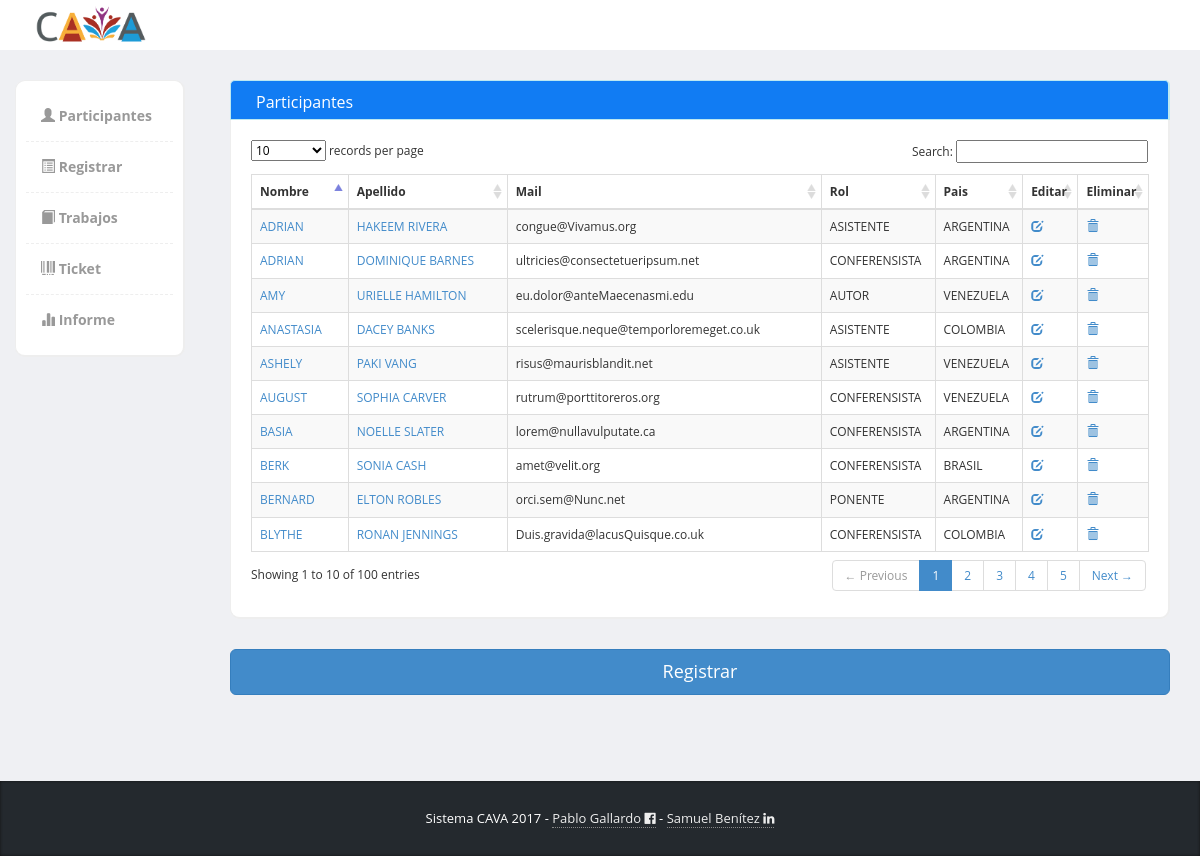
Before: / with the older database file.
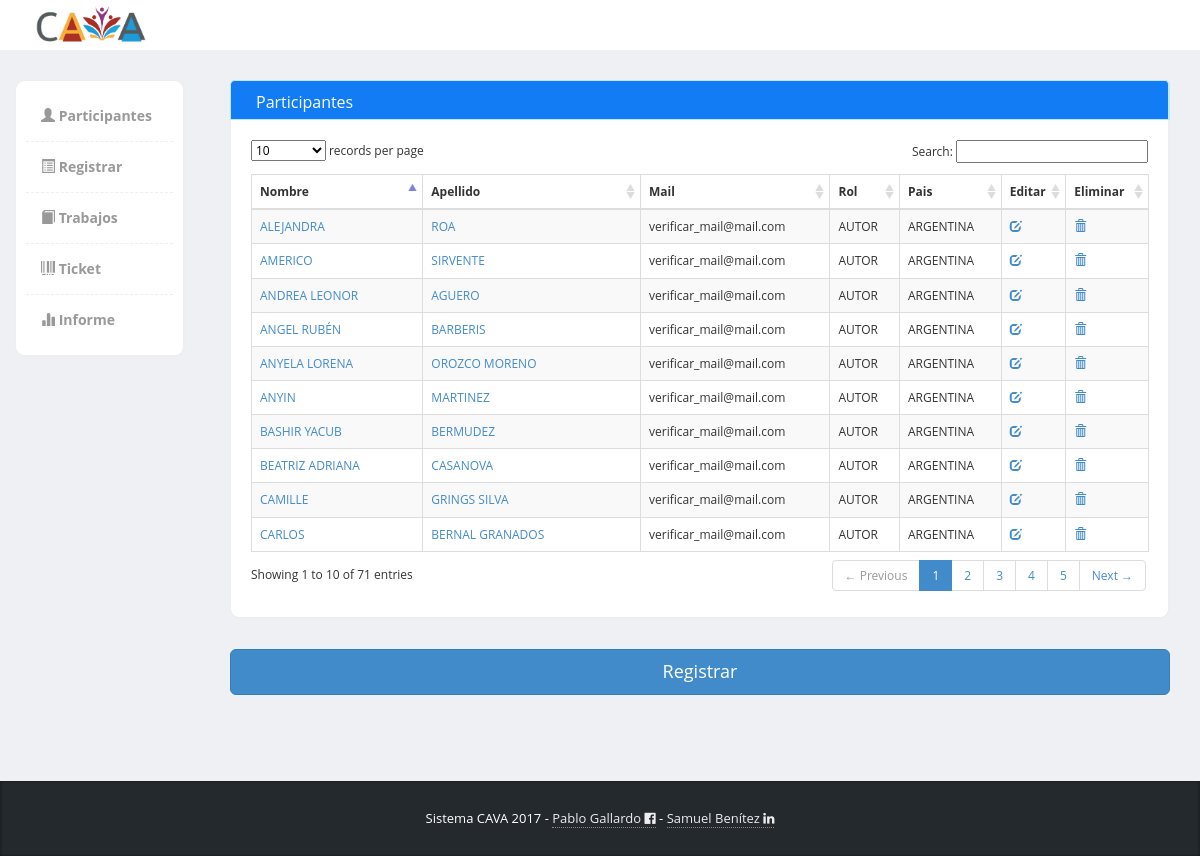
After: the same page with the newer database file.
### tables this page shows
CREATE TABLE `personas` (
  `id_persona` int(11) NOT NULL,
  `nombre` varchar(64) NOT NULL,
  `apellido` varchar(64) NOT NULL,
  `mail` varchar(100) NOT NULL,
  `id_rol` int(11) NOT NULL,
  `id_pais` int(11) NOT NULL
);

CREATE TABLE `rol` (
  `id_rol` int(11) NOT NULL,
  `rol` varchar(24) NOT NULL
);

CREATE TABLE `pais` (
  `id_pais` int(11) NOT NULL,
  `pais` varchar(32) NOT NULL
);

### application/controllers/participantes.php (called while the page is built, shortened)
<?php
class Participantes extends CI_Controller {
	public function __construct(){
		$this->load->model('personas_model');
	}
	public function index()
	{
		$this->load->view('commons/header_menu_view');
		$data['personas'] = $this->personas_model->get();
		$this->load->view('participantes_view',$data);
		$this->load->view('commons/footer_view');
	}
}

### index.php (called while the page is built, shortened)
<?php
require_once BASEPATH.'core/CodeIgniter.php';

### application/models/personas_model.php (called while the page is built, shortened)
<?php
class personas_model extends CI_model {
	function get($condition = null){
		$this->db->select('*');
		$this->db->from('personas p');
		$this->db->join('rol r', 'p.id_rol = r.id_rol');
		$this->db->join('pais pa', 'p.id_pais = pa.id_pais');
		$this->db->order_by('nombre');
		$query = $this->db->get();
		return $query->result();
	}
}

### application/views/participantes_view.php (the view, shortened to what this page needs)
<div class="col-md-12 panel-info">
			  			<div class="content-box-header panel-heading">
		  					<div class="panel-title ">Participantes</div>
			  			</div>
			  			<div class="content-box-large box-with-header">
			  				<table cellpadding="0" cellspacing="0" border="0" class="table table-striped table-bordered" id="example">
								<thead>
									<tr>
										<th>Nombre</th>
										<th>Apellido</th>
										<th>Mail</th>
										<th>Rol</th>
										<th>Pais</th>
										<th>Editar</th>
										<th>Eliminar</th>
									</tr>
								</thead>
								<tbody>
									<?php foreach ($personas as $persona):?>
									<tr class="odd gradeX">
										<td><a href="<?=base_url('bono')?><?='/pagos/'.$persona->id_persona?>"><?=strtoupper($persona->nombre)?></a></td>
										<td><a href="<?=base_url('bono')?><?='/pagos/'.$persona->id_persona?>"><?=strtoupper($persona->apellido)?></a></td>
										<td><?=$persona->mail?></td>
										<td class="center"><?=$persona->rol?></td>
										<td class="center"><?=$persona->pais?></td>
										<td class="center"><a href="<?=base_url('registro')?><?='/modificar/'.$persona->id_persona?>" title="modificar a <?=$persona->apellido?>, <?=$persona->nombre?>"><span class="glyphicon glyphicon-edit"></span></a></td>
										<td class="center"><a href="<?=base_url('registro')?><?='/eliminar/'.$persona->id_persona?>" class="eliminar" title="eliminar a <?=$persona->apellido?>, <?=$persona->nombre?>"><span class="glyphicon glyphicon-trash"></span></a></td>
									</tr>
									<?php endforeach; ?>
								</tbody>
							</table>
						</div>
						<div class="row">
							<div class="col-md-12">
								<a href="<?=base_url('registro')?>" class="btn btn-lg btn-block btn-primary">Registrar</a>
							</div>
						</div>
</div>

### application/views/commons/header_menu_view.php (shortened to what this page needs)
<!DOCTYPE html>
<html lang="es">
  <head>
    <link href="<?=base_url('assets/template/')?>bootstrap/css/bootstrap.min.css" rel="stylesheet">
    <link href="<?=base_url('assets/template/')?>css/styles.css" rel="stylesheet">
    <link href="<?=base_url('assets/font-awesome/')?>css/font-awesome.min.css" rel="stylesheet">
  </head>
  <body>
  	<div class="header">
	     <div class="container">
	        <div class="row">
	           <div class="col-md-5">
	              <div class="logo">
	                 <a href="<?=base_url('participantes')?>"><img class="headerimg" src="<?=base_url('docs/logocava.png')?>" width="27%" height="27%" alt="CAVA"></a>
	              </div>
	           </div>
	           <div class="col-md-2">
	              <div class="navbar navbar-inverse" role="banner">
	              </div>
	           </div>
	        </div>
	     </div>
	</div>
    <div class="page-content">
    	<div class="row">
	    	<div class="col-md-2">
			  	<div class="sidebar content-box" style="display: block;">
	                <ul class="nav">
	                    <li><a href="<?=base_url('participantes')?>"><span class="glyphicon glyphicon-user"></span> Participantes</a></li>
	                    <li><a href="<?=base_url('registro')?>"><span class="glyphicon glyphicon-list-alt"></span> Registrar</a></li>
	                    <li><a href="<?=base_url('trabajos')?>"><span class="glyphicon glyphicon-book"></span> Trabajos</a></li>
	                    <li><a href="<?=base_url('ticket')?>"><span class="glyphicon glyphicon-barcode"></span> Ticket</a></li>
	                    <li><a href="<?=base_url('ticket')?>"><span class="glyphicon glyphicon-stats"></span> Informe</a></li>
	                </ul>
	             </div>
			  </div>
			  <div class="col-md-10">

### application/views/commons/footer_view.php (shortened to what this page needs)
      </div>
    </div>
  </div>
  <br>
  <br>
  <br>
  <br>
  <br>
    <footer>
         <div class="container">
            <div class="copy text-center">
               Sistema CAVA 2017 - <a href='http://www.facebook.com' target="_blank">Pablo Gallardo <i class="fa fa-facebook-official" aria-hidden="true"></i></a> -
               <a target="_blank" href="https://www.linkedin.com/in/samuel-benitez-877657127/">Samuel Benítez <i class="fa fa-linkedin" aria-hidden="true"></i></a>
            </div>
         </div>
    </footer>
     <link href="<?=base_url('assets/template/')?>vendors/datatables/dataTables.bootstrap.css" rel="stylesheet" media="screen">
  </body>
</html>

### assets/template/css/styles.css (style rules this page uses)
.header { background-color: #ffffff !important; }
.panel-info>.panel-heading { color: #ffffff; background-color: #117cf3; border-color: #bce8f1; }
footer { background-color: #24292e !important; }
body { font-family: 'Open Sans', sans-serif; background-color: #f7f7f7; position: relative; margin: 0px; font-size: 12px; padding: 0px; }
.page-content > .row { margin-left: 0px !important; margin-right: 0px !important; margin-top: 30px; }
footer { background-color:#2c3742; box-shadow:inset 0px 0px 3px #111; color:#fff; font-size:14px; line-height:25px; padding:10px 0px 10px 0px; bottom: 0px; }
footer a { color:#eee; text-decoration:none; border-bottom:1px dotted #888; }
footer .copy { font-size:13px; margin:15px 0px; }
.header { height:50px; background-color: #2c3742; }
.header .navbar { background:none !important; border:0px !important; }
.content-box, .content-box-large { margin-bottom:30px; background:#fff; border-radius:10px; padding:10px; border-left:1px solid #eee; border-top:1px solid #eee; border-right:2px solid #eee; border-bottom:2px solid #eee; }
.content-box-large { padding: 20px; }
.box-with-header { border-top: none; border-top-left-radius:0px; border-top-right-radius:0px; }
.content-box-header { min-height: 40px; font-size: 16px; background:#f5f5f5; border-top-left-radius:5px; border-top-right-radius:5px; padding:10px; border-left:1px solid #eee; border-top:1px solid #eee; border-right:2px solid #eee; }
.content-box-header:after { clear:both; }
.sidebar ul.nav, .sidebar ul.nav ul { list-style: none; padding: 0px; margin: 0px; }
.sidebar .nav > li { margin: 0; border-bottom:1px dashed #eee; }
.sidebar .nav > li:last-child { border-bottom:0px; }
.sidebar .nav > li > a { font-size: 14px; line-height: 20px; padding: 15px 15px; color: #999; display: block; font-weight:bold; background:none; text-decoration: none; border-top:0px; font-weight:bold; }
body { background-color: #eff0f3; }
.panel-heading>.panel-title, .content-box-header .panel-title { float: left; padding: 10px 15px; padding-top: 0px; }

Changed rows visible on the page:
removed personas: nombre "ADRIAN", apellido "HAKEEM RIVERA", mail "congue@Vivamus.org", id_rol.rol "ASISTENTE", id_pais.pais "ARGENTINA"
removed personas: nombre "ADRIAN", apellido "DOMINIQUE BARNES", mail "ultricies@consectetueripsum.net", id_rol.rol "CONFERENSISTA", id_pais.pais "ARGENTINA"
removed personas: nombre "AMY", apellido "URIELLE HAMILTON", mail "eu.dolor@anteMaecenasmi.edu", id_rol.rol "AUTOR", id_pais.pais "VENEZUELA"
removed personas: nombre "ANASTASIA", apellido "DACEY BANKS", mail "scelerisque.neque@temporloremeget.co.uk", id_rol.rol "ASISTENTE", id_pais.pais "COLOMBIA"
removed personas: nombre "ASHELY", apellido "PAKI VANG", mail "risus@maurisblandit.net", id_rol.rol "ASISTENTE", id_pais.pais "VENEZUELA"
removed personas: nombre "AUGUST", apellido "SOPHIA CARVER", mail "rutrum@porttitoreros.org", id_rol.rol "CONFERENSISTA", id_pais.pais "VENEZUELA"
removed personas: nombre "BASIA", apellido "NOELLE SLATER", mail "lorem@nullavulputate.ca", id_rol.rol "CONFERENSISTA", id_pais.pais "ARGENTINA"
removed personas: nombre "BERK", apellido "SONIA CASH", mail "amet@velit.org", id_rol.rol "CONFERENSISTA", id_pais.pais "BRASIL"
removed personas: nombre "BERNARD", apellido "ELTON ROBLES", mail "orci.sem@Nunc.net", id_rol.rol "PONENTE", id_pais.pais "ARGENTINA"
removed personas: nombre "BLYTHE", apellido "RONAN JENNINGS", mail "Duis.gravida@lacusQuisque.co.uk", id_rol.rol "CONFERENSISTA", id_pais.pais "COLOMBIA"
added personas: nombre "ALEJANDRA", apellido "ROA", mail "verificar_mail@mail.com", id_rol.rol "AUTOR", id_pais.pais "ARGENTINA"
added personas: nombre "AMERICO", apellido "SIRVENTE", mail "verificar_mail@mail.com", id_rol.rol "AUTOR", id_pais.pais "ARGENTINA"
added personas: nombre "ANDREA LEONOR", apellido "AGUERO", mail "verificar_mail@mail.com", id_rol.rol "AUTOR", id_pais.pais "ARGENTINA"
added personas: nombre "ANGEL RUBÉN", apellido "BARBERIS", mail "verificar_mail@mail.com", id_rol.rol "AUTOR", id_pais.pais "ARGENTINA"
added personas: nombre "ANYELA LORENA", apellido "OROZCO MORENO", mail "verificar_mail@mail.com", id_rol.rol "AUTOR", id_pais.pais "ARGENTINA"
added personas: nombre "ANYIN", apellido "MARTINEZ", mail "verificar_mail@mail.com", id_rol.rol "AUTOR", id_pais.pais "ARGENTINA"
added personas: nombre "BASHIR YACUB", apellido "BERMUDEZ", mail "verificar_mail@mail.com", id_rol.rol "AUTOR", id_pais.pais "ARGENTINA"
added personas: nombre "BEATRIZ ADRIANA", apellido "CASANOVA", mail "verificar_mail@mail.com", id_rol.rol "AUTOR", id_pais.pais "ARGENTINA"
added personas: nombre "CAMILLE", apellido "GRINGS SILVA", mail "verificar_mail@mail.com", id_rol.rol "AUTOR", id_pais.pais "ARGENTINA"
added personas: nombre "CARLOS", apellido "BERNAL GRANADOS", mail "verificar_mail@mail.com", id_rol.rol "AUTOR", id_pais.pais "ARGENTINA"
Other visible differences:
text written by a page script: "records per page Search: Showing 1 to 10 of 100 entries ← Previous 1 2 3 4 5 Next →" → "records per page Search: Showing 1 to 10 of 71 entries ← Previous 1 2 3 4 5 Next →"
